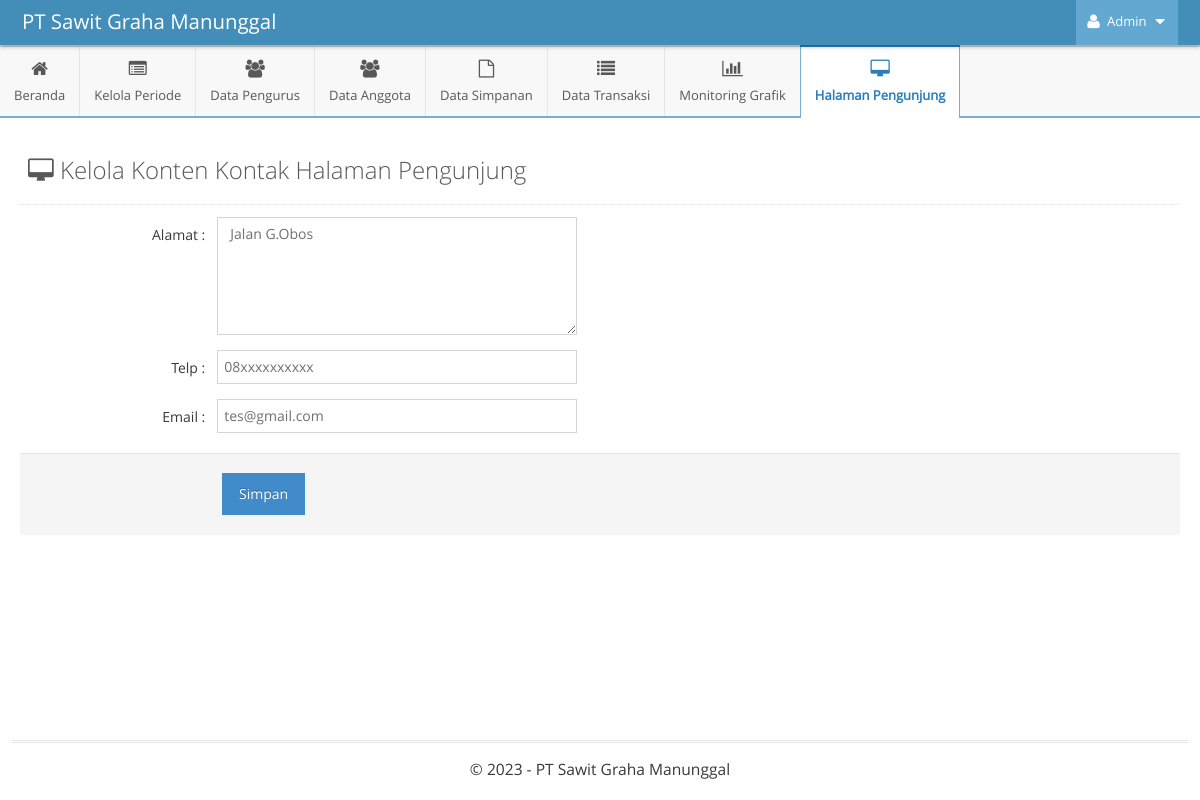
/indexAdmin.php?p=kontak (signed in), run on an earlier commit of the app's database.
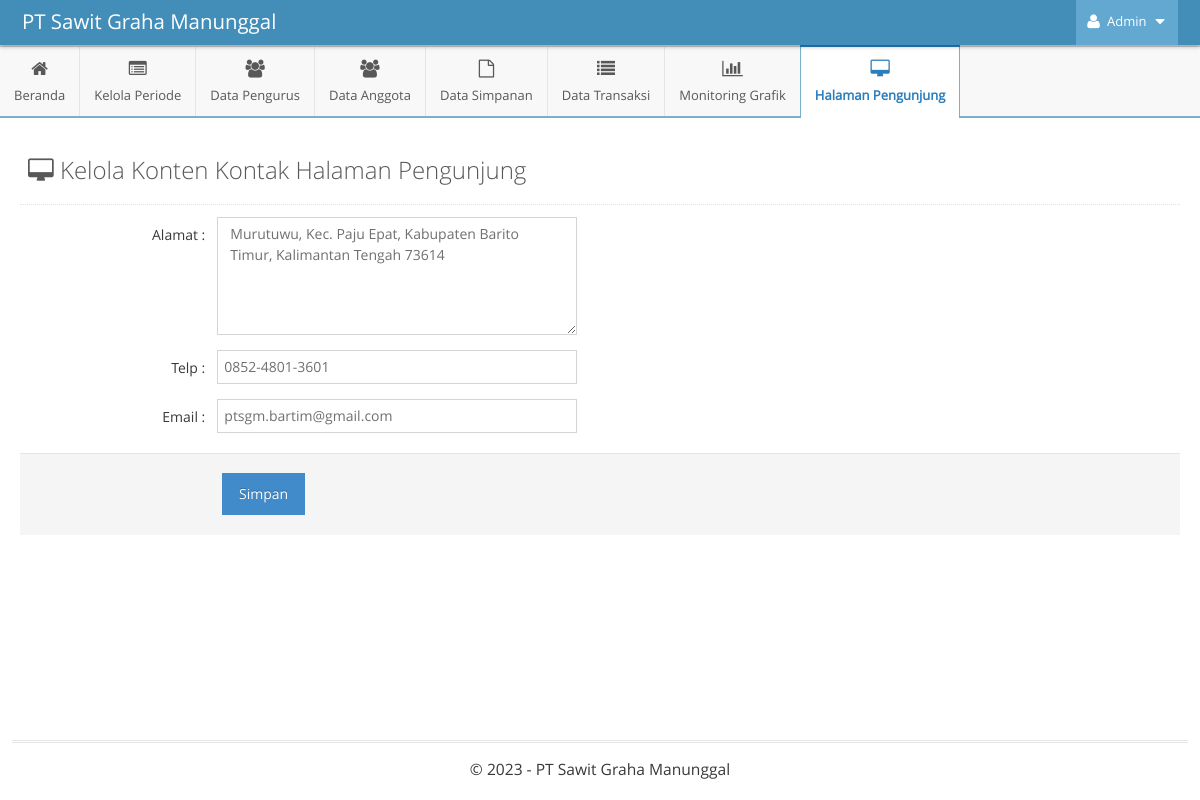
And on a later commit of the database.
### tables this page shows
CREATE TABLE `kontak` (
  `id` int(11) NOT NULL,
  `alamat` text NOT NULL,
  `telp` varchar(255) NOT NULL,
  `email` varchar(255) NOT NULL
);

### functions/functions-admin.php (called while the page is built, shortened)
<?php
$host = 'localhost';
$username = 'root';
$password = '';
$dbname = 'skripsi-pirda';
$conn = mysqli_connect($host, $username, $password, $dbname);
function tampilData($query)
{
    global $conn;
    $result = mysqli_query($conn, $query);
    $rows = [];
    while ($row = mysqli_fetch_assoc($result)) {
        $rows[] = $row;
    }
    return $rows;
}

### pages-admin/kontak.php (the view, shortened to what this page needs)
<?php
$query_tampil = "SELECT * FROM kontak";
$kontak = tampilData($query_tampil);
?>
<div class="page-content">
    <div class="page-header">
        <h1 style="color:#585858">
            <i class="ace-icon fa fa-desktop"></i> Kelola Konten Kontak Halaman Pengunjung
        </h1>
    </div>
    <div class="row">
        <div class="col-xs-12">
            <div class="row">
                <div class="col-xs-12">
                    <?php foreach ($kontak as $row) : ?>
                        <form class="form-horizontal" role="form" action="" method="POST" enctype="multipart/form-data">
                            <div class="form-group">
                                <label class="col-sm-2 control-label no-padding-right">Alamat : </label>
                                <div class="col-sm-9">
                                    <textarea name="alamat" id="alamat" cols="10" rows="5" class="col-xs-12 col-sm-5" required><?= $row['alamat']; ?></textarea>
                                </div>
                            </div>
                            <div class="form-group">
                                <label class="col-sm-2 control-label no-padding-right">Telp : </label>
                                <div class="col-sm-9">
                                    <input type="text" class="col-xs-12 col-sm-5" name="telp" maxlength="3" value="<?= $row['telp']; ?>" autocomplete="off" onKeyPress="return goodchars(event,'0123456789',this)" required />
                                </div>
                            </div>
                            <div class="form-group">
                                <label class="col-sm-2 control-label no-padding-right">Email :</label>
                                <div class="col-sm-9">
                                    <input type="text" class="col-xs-12 col-sm-5" name="email" autocomplete="off" value="<?= $row['email']; ?>" required />
                                </div>
                            </div>
                            <div class="clearfix form-actions">
                                <div class="col-md-offset-2 col-md-10">
                                <button type="submit" class="btn btn-primary" name="btn-simpan" value="<?= $row['id'] ?>">Simpan</button>
                                </div>
                            </div>
                        </form>
                    <?php endforeach; ?>
                </div>
            </div>
        </div>
    </div>
</div>

What changed in the data, as far as the page shows it:
changed kontak: alamat "Jalan G.Obos" → "Murutuwu, Kec. Paju Epat, Kabupaten Barito Timur, Kalimantan Tengah 73614"; telp "08xxxxxxxxxx" → "0852-4801-3601"; email "tes@gmail.com" → "ptsgm.bartim@gmail.com"
